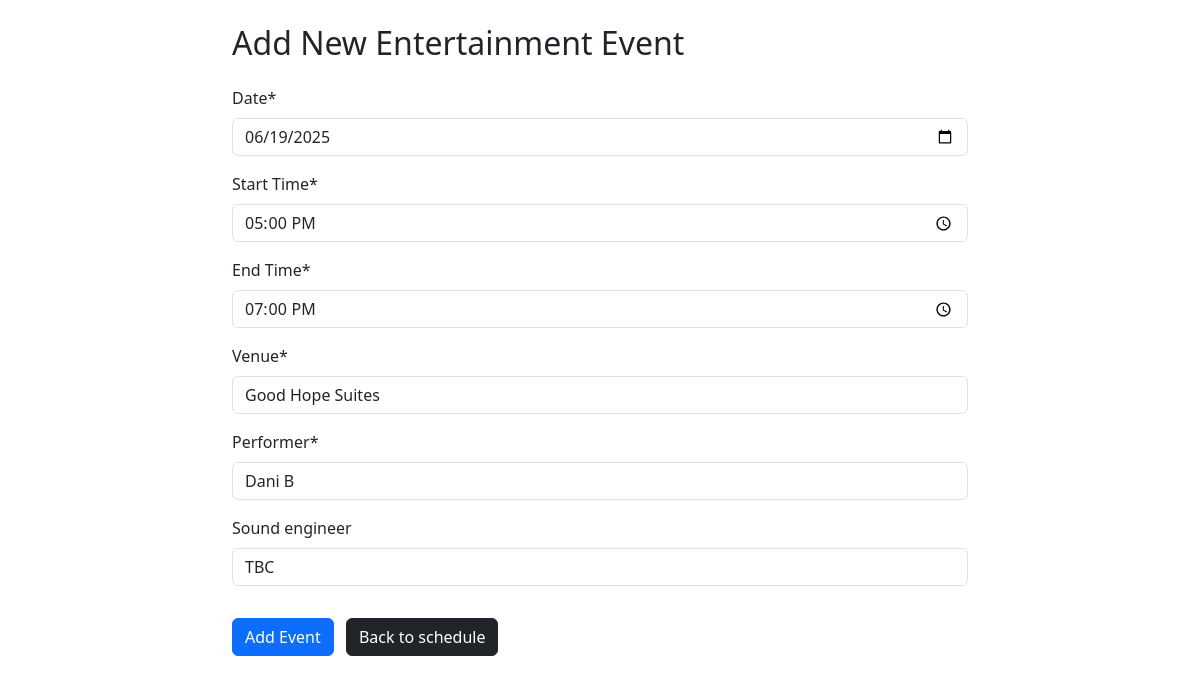
The app's page /edit/1 (signed in) with its own data.
### planner/models.py (models this page shows, shortened)
class Event(models.Model):
    date = models.DateField()
    performance_time_start = models.TimeField(verbose_name="Start Time")
    performance_time_end = models.TimeField(verbose_name="End Time")
    venue = models.CharField(max_length=100)
    performer = models.CharField(max_length=100)
    sound_engineer = models.CharField(max_length=100, blank=True, null=True)

### planner/views.py (the view)
# urls.py: path('edit/<int:pk>', views.edit_event, name="edit_event"),
@login_required
def edit_event(request: HttpRequest, pk: int) -> HttpRequest:
    event = get_object_or_404(Event, pk=pk)
    if request.method == 'POST':
        form = EventForm(request.POST, instance=event)
        if form.is_valid():
            form.save()
            return redirect('planner:index')
    else:
        form = EventForm(instance=event)
    return render(request, 'pages/add_event.html', {'form': form})

### planner/forms.py
class EventForm(forms.ModelForm):
    class Meta:
        model = Event
        fields = [
            'date',
            'performance_time_start',
            'performance_time_end',
            'venue',
            'performer',
            'sound_engineer',
        ]
        widgets = {
            'date': forms.DateInput(attrs={'type': 'date'}),
            'performance_time_start': forms.TimeInput(attrs={'type': 'time'}),
            'performance_time_end': forms.TimeInput(attrs={'type': 'time'}),
        }

### planner/templates/pages/add_event.html (shortened to what this page needs)
{% load static %}
{% load crispy_forms_tags %}
<!DOCTYPE html>
<html lang="en">
<head>
    <link rel="stylesheet" href="{% static 'stylesheet.css' %}">
    <link href="https://cdn.jsdelivr.net/npm/bootstrap@5.3.6/dist/css/bootstrap.min.css" rel="stylesheet"
>
</head>
{% block content %}
<div class="container mt-4">
    <div class="row justify-content-center">
        <div class="col-md-8">
            <h2 class="mb-4">Add New Entertainment Event</h2>
            <form method="post">
                {{ form|crispy }}
                <button type="submit" class="btn btn-primary mt-3">Add Event</button>
                <a href="{% url 'planner:index' %}" class="btn btn-dark mt-3 ms-2">Back to schedule</a>
            </form>
        </div>
    </div>
</div>
{% endblock %}

### records on screen
Event: date "06/19/2025", performance_time_start "17:00:00", performance_time_end "19:00:00", venue "Good Hope Suites", performer "Dani B", sound_engineer "TBC"
